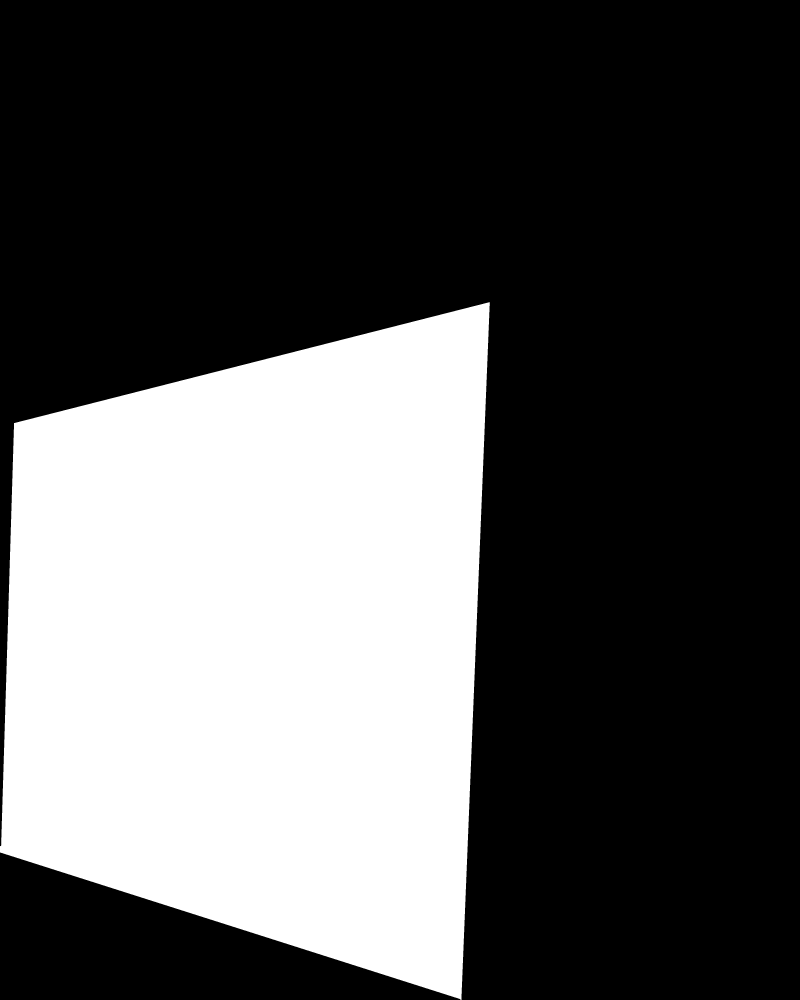
#> input picture out/mask_01_3A.jpeg.png, 3199 x 4000 px (shown at 1/4 size); its folder holds 4 pictures in this run
$ python winner_low2high.py
#> lines starting #> are read from the running program, lines starting #| are printed output that depends on the picture
import cv2
import numpy as np
import glob
import os

warp_dir = "./out"
scale = 0.3   # for seam finding (fast). Set to 1.0 to skip low-res phase

# --- Load warps + masks ---
warp_files = sorted(glob.glob(os.path.join(warp_dir, "warp_*.jpeg.png")))
mask_files = sorted(glob.glob(os.path.join(warp_dir, "mask_*.jpeg.png")))

images_full = [cv2.imread(f) for f in warp_files]   # 8-bit full res
masks_full  = [cv2.imread(f, cv2.IMREAD_GRAYSCALE) for f in mask_files]
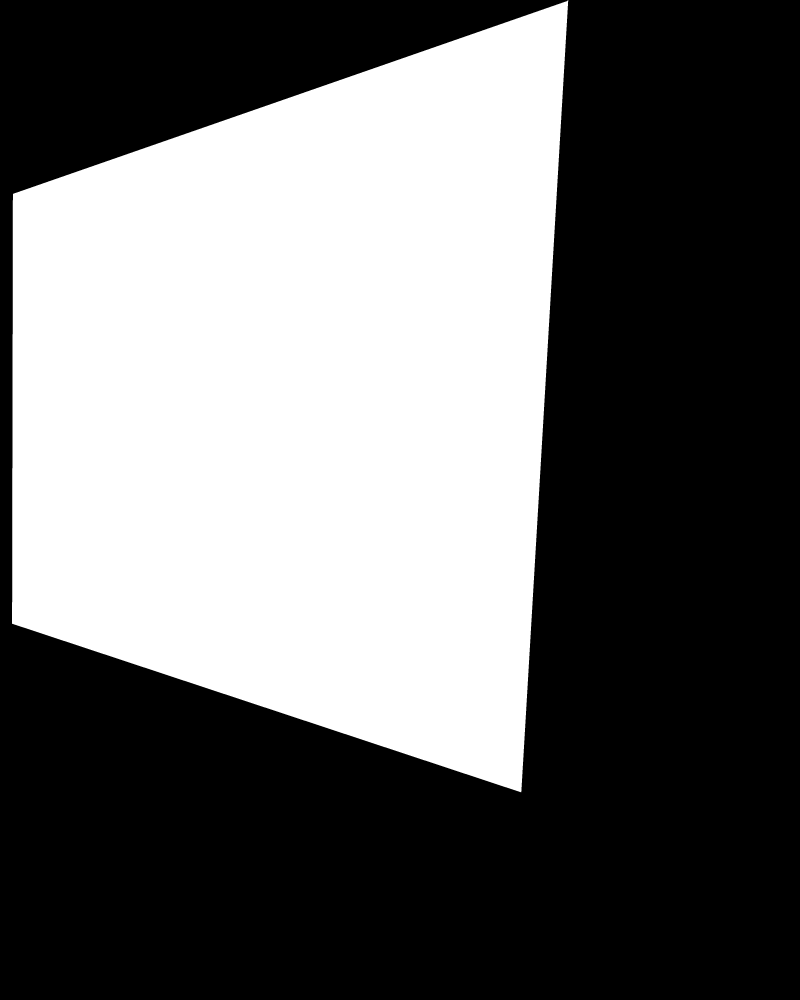
#> input picture out/mask_02_3B.jpeg.png, 3199 x 4000 px (shown at 1/4 size)
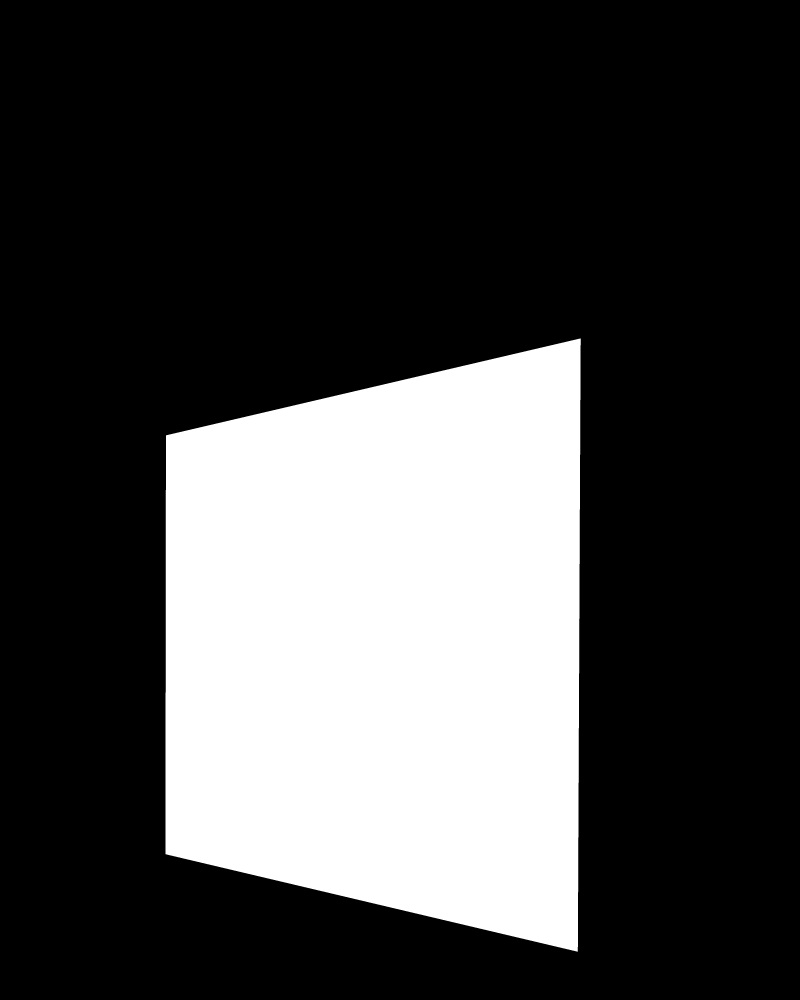
#> input picture out/mask_03_2A.jpeg.png, 3199 x 4000 px (shown at 1/4 size)
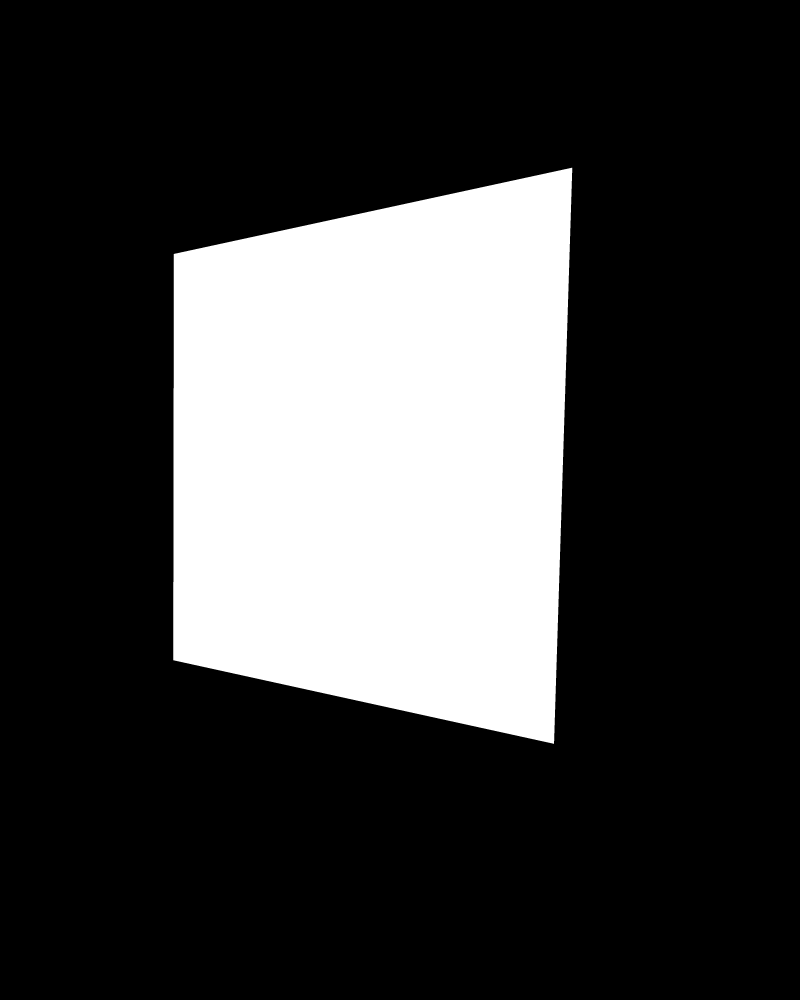
#> input picture out/mask_04_2B.jpeg.png, 3199 x 4000 px (shown at 1/4 size)
#> masks_full = 4 items

print(f"Loaded {len(images_full)} full-res images")

# --- Step 1: Low-res seam finding ---
if scale != 1.0:
    images_small = []
    masks_small = []
    for img, m in zip(images_full, masks_full):
        h, w = img.shape[:2]
        new_w, new_h = int(w * scale), int(h * scale)
        images_small.append(cv2.resize(img.astype(np.float32), (new_w, new_h)))
        masks_small.append(cv2.resize(m, (new_w, new_h), interpolation=cv2.INTER_NEAREST))
#> this loop made 0 passes
#> after the loop, images_small = []; masks_small = []

    # binarize masks
    masks_small = [cv2.threshold(m, 1, 255, cv2.THRESH_BINARY)[1] for m in masks_small]

    # corners (aligned)
    corners = [(0, 0)] * len(images_small)
#> corners = []

    seam_finder = cv2.detail_GraphCutSeamFinder("COST_COLOR_GRAD")
    seam_masks_small = seam_finder.find(images_small, corners, masks_small)
#> seam_masks_small = ()

    # --- Step 2: Upscale seam masks ---
    seam_masks_full = []
    for i, sm in enumerate(seam_masks_small):
        if isinstance(sm, cv2.UMat):
            sm = sm.get()
        h, w = images_full[i].shape[:2]
        seam_masks_full.append(cv2.resize(sm, (w, h), interpolation=cv2.INTER_NEAREST))
        cv2.imwrite(f"debug_seam_mask_{i}.png", seam_masks_full[-1])
#> after the loop, seam_masks_full = []

else:
    # If scale=1.0, run seam finder directly at full res
    images_f32 = [img.astype(np.float32) for img in images_full]
    masks_bin = [cv2.threshold(m, 1, 255, cv2.THRESH_BINARY)[1] for m in masks_full]
    corners = [(0, 0)] * len(images_full)
    seam_finder = cv2.detail_GraphCutSeamFinder("COST_COLOR_GRAD")
    seam_masks_full = seam_finder.find(images_f32, corners, masks_bin)

print("Seam masks ready.")

# --- Step 3: Full-res blending ---
blender = cv2.detail_MultiBandBlender()
blender.setNumBands(3)  # tune
#> (the run stopped early here; a loop or call above may not have finished)
